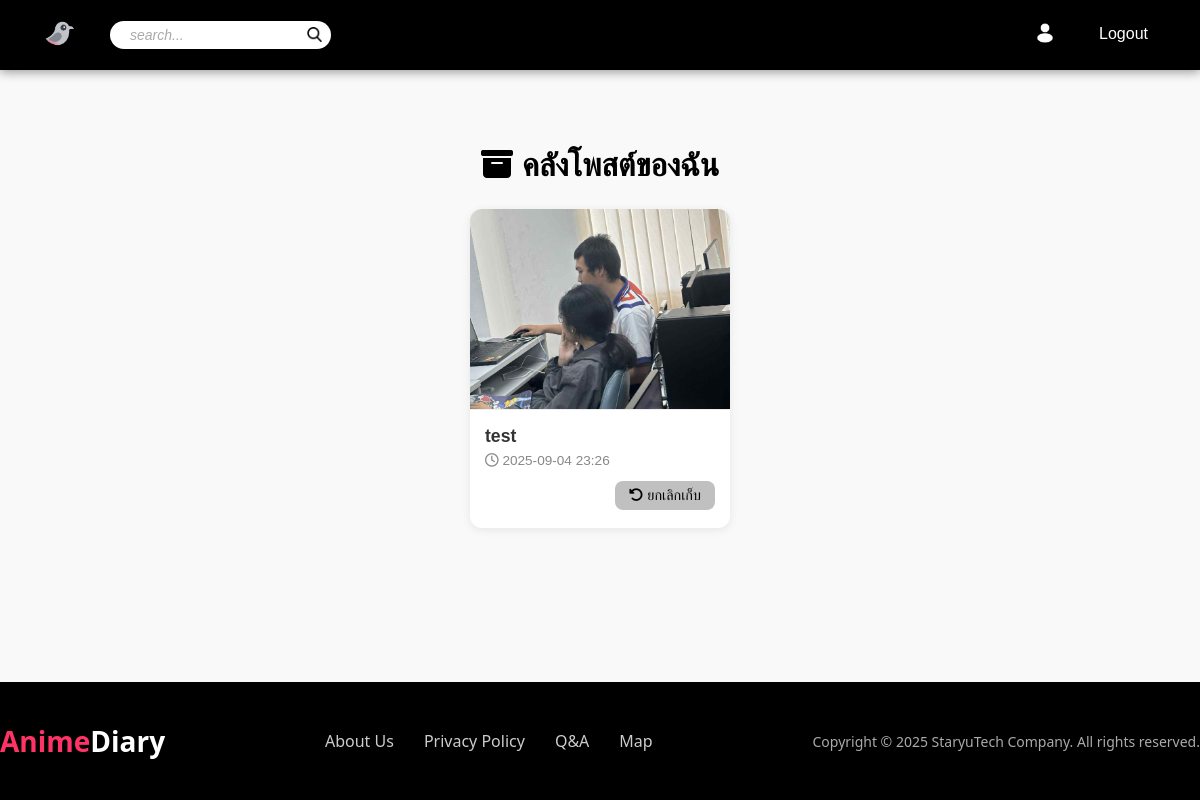
The page /users/archive/ (signed in) on the database as committed earlier.
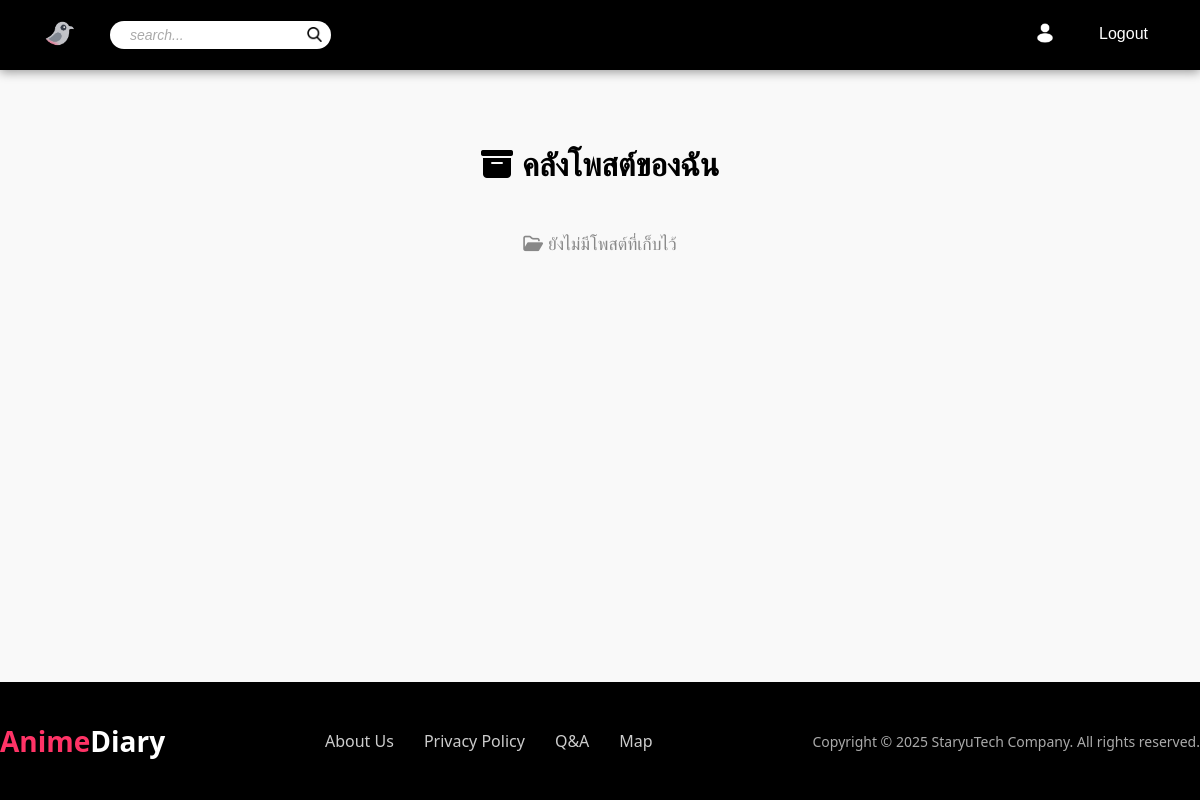
The same page on the database as committed later.
### app_users/models.py (models this page shows, shortened)
class Post(models.Model):
    user = models.ForeignKey(User, on_delete=models.CASCADE, related_name="posts")
    content = models.TextField(blank=True)  # ข้อความ optional
    image = models.ImageField(upload_to="post_images/", blank=True, null=True)  # รูป optional
    created_at = models.DateTimeField(auto_now_add=True)
    name = models.CharField(max_length=100, blank=True, null=True)
    score = models.IntegerField(default=0)
    STATE_CHOICES = [
        ("watching", "Watching"),
        ("finished", "Finished")
    ]
    state = models.CharField(
        max_length=20,
        choices=STATE_CHOICES,
        default="watching"  # ค่าเริ่มต้น
    )
    is_archived = models.BooleanField(default=False)

### app_users/views.py (the view)
# urls.py: path("archive/", views.archive_list, name="archive_list"),
@login_required
def archive_list(request):
    posts = Post.objects.filter(user=request.user, is_archived=True).order_by('-created_at')
    return render(request, "account/archive_list.html", {"posts": posts})

### app_users/templates/account/archive_list.html (shortened to what this page needs)
{% extends 'app_general/components/base.html' %}
{% load static %}
{% block content %}
<link rel="stylesheet" href="https://cdnjs.cloudflare.com/ajax/libs/font-awesome/6.5.2/css/all.min.css">
<main class="archive-container">
  <h2><i class="fa-solid fa-box-archive"></i> คลังโพสต์ของฉัน</h2>
  {% if posts %}
  <div class="posts-grid">
    {% for post in posts %}
      <div class="post-card">
        {% if post.image %}
          <div class="post-thumb">
            <img src="{{ post.image.url }}" alt="Post">
          </div>
        {% endif %}
        <div class="post-body">
          <h5>{{ post.name|default:"(ไม่มีชื่อโพสต์)" }}</h5>
          <p class="date"><i class="fa-regular fa-clock"></i> {{ post.created_at|date:"Y-m-d H:i" }}</p>
          <div class="actions">
            <a href="{% url 'post_unarchive' post.id %}" class="btn-unarchive">
              <i class="fa-solid fa-rotate-left"></i> ยกเลิกเก็บ
            </a>
          </div>
        </div>
      </div>
    {% endfor %}
  </div>
  {% else %}
    <p class="empty-text"><i class="fa-regular fa-folder-open"></i> ยังไม่มีโพสต์ที่เก็บไว้</p>
  {% endif %}
</main>
{% endblock %}

Rows that differ between the two databases and show on the page:
removed Post: image (picture), name "test", created_at "2025-09-04 23:26"
Other text that changed with them:
text now shown: "ยังไม่มีโพสต์ที่เก็บไว้"
